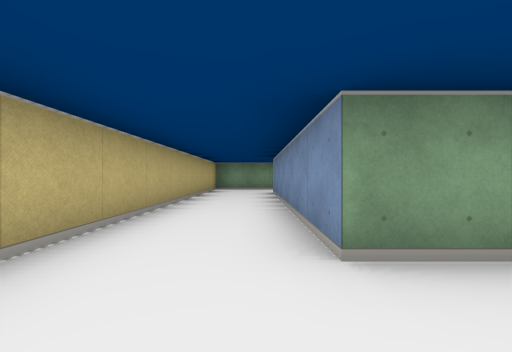
[1] (above)

12 first-person views from a walk through a cub3D ray-caster map. The camera is about half as high as the walls, looks level and sees 90° across. The floor is counted in squares. Each view is taken from the middle of a square. On the plan, view 1 faces up. The plan holds only what a view shows up to about 9 squares ahead; the rest is blank.

[2]
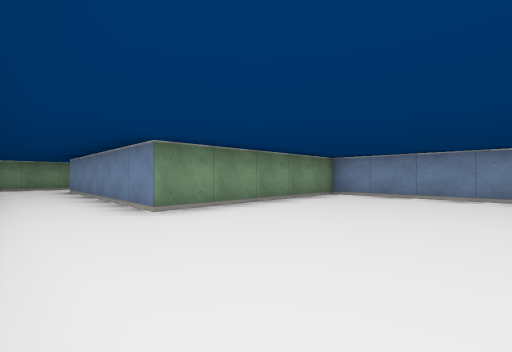

[3]
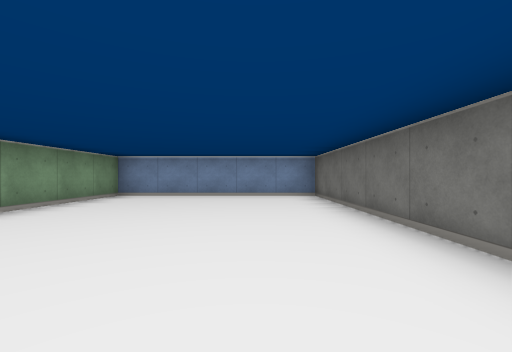

[4]
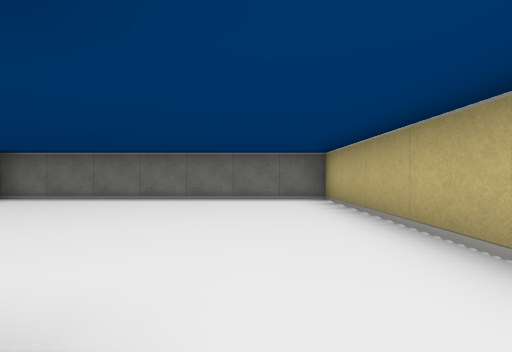

[5]
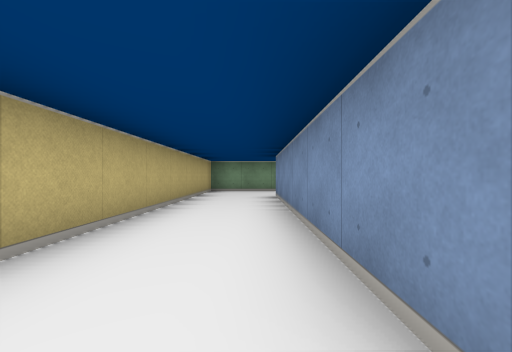

[6]
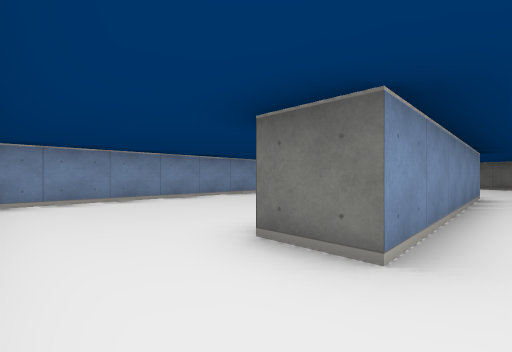

[7]
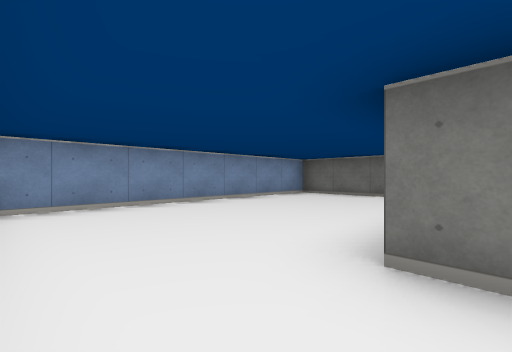

[8]
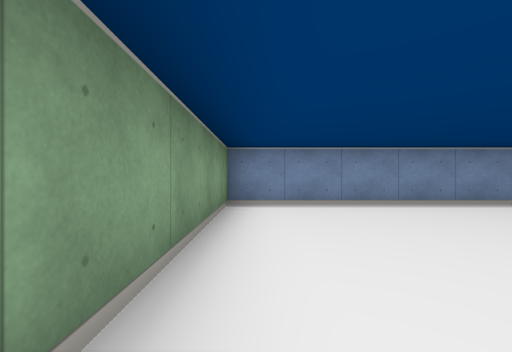

[9]
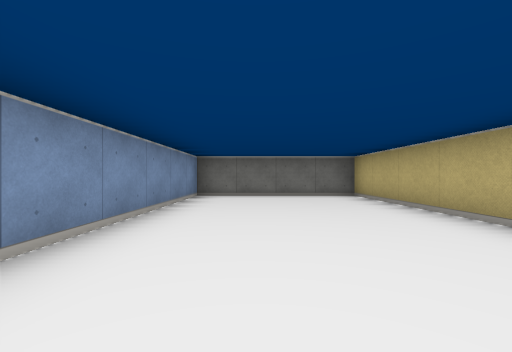

[10]
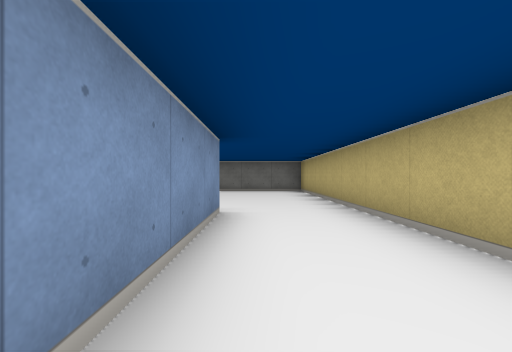

[11]
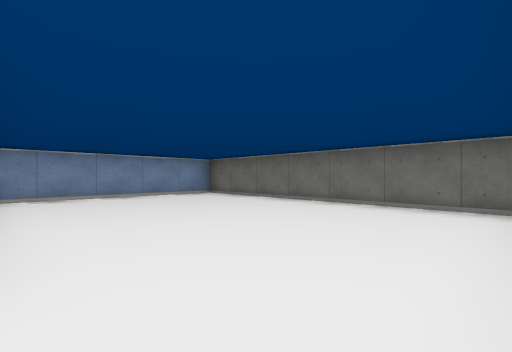

[12]
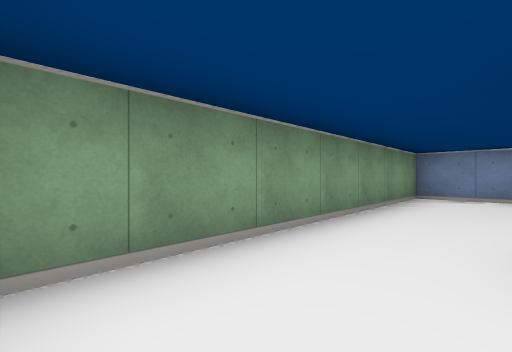

### Floor plan
Points are (right, up) in squares from view 1. A wall is a line through its corners. A room is listed if a view was taken in it or the views show most of it. See-through windows are left out.
Room 1 (views 1, 2, 3, 4, 5, 6, 10, 11, 12)
walls: (0.5, 9.5) (-1.5, 9.5) (-1.5, -3.5) (5.5, -3.5) (5.5, 1.5) (0.5, 1.5) (0.5, 7.5)
ways out: opening at (1, 8.5) to room 2
Room 2 (views 7, 8, 9)
walls: (1.5, 6.5) (1.5, 2.5) (5.5, 2.5) (5.5, 9.5) (0.5, 9.5); (0.5, 7.5) (1.5, 7.5)
ways out: opening at (1, 8.5) to room 1

Where each view was taken, in squares from view 1:
view 1: 0 up, 0 right, facing up
view 2: 2 down, 1 left, facing up-right
view 3: 2 down, 1 left, facing right
view 4: 2 up, 0 right, facing down
view 5: 1 up, 0 right, facing up
view 6: 9 up, 0 right, facing down-right
view 7: 9 up, 1 right, facing down-right
view 8: 9 up, 1 right, facing right
view 9: 9 up, 4 right, facing down
view 10: 5 up, 0 right, facing down
view 11: 1 up, 1 left, facing down-right
view 12: 8 up, 1 left, facing up-right
